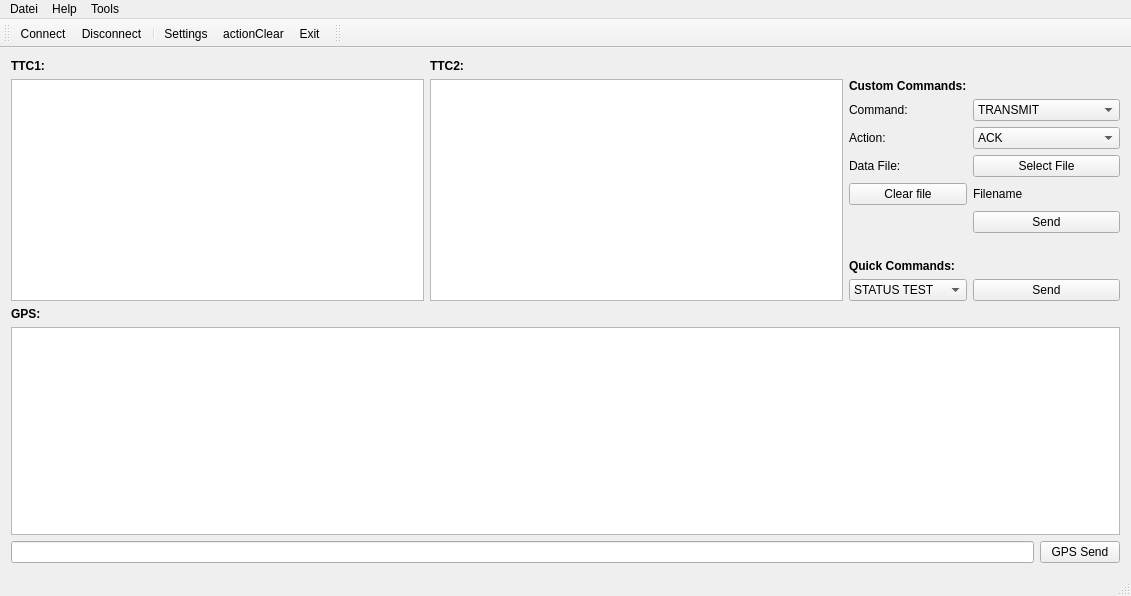
<?xml version="1.0" encoding="UTF-8"?>
<ui version="4.0">
 <class>MainWindow</class>
 <widget class="QMainWindow" name="MainWindow">
  <property name="geometry">
   <rect>
    <x>0</x>
    <y>0</y>
    <width>1131</width>
    <height>596</height>
   </rect>
  </property>
  <property name="windowTitle">
   <string>StacieEmu</string>
  </property>
  <widget class="QWidget" name="centralWidget">
   <layout class="QVBoxLayout" name="verticalLayout_2">
    <item>
     <layout class="QGridLayout" name="gridLayout_3">
      <item row="0" column="0">
       <widget class="QLabel" name="label_4">
        <property name="font">
         <font>
          <weight>75</weight>
          <bold>true</bold>
         </font>
        </property>
        <property name="text">
         <string>TTC1:</string>
        </property>
       </widget>
      </item>
      <item row="0" column="1">
       <widget class="QLabel" name="label_5">
        <property name="font">
         <font>
          <weight>75</weight>
          <bold>true</bold>
         </font>
        </property>
        <property name="text">
         <string>TTC2:</string>
        </property>
       </widget>
      </item>
      <item row="1" column="1">
       <widget class="Console" name="ttc2Console"/>
      </item>
      <item row="1" column="0">
       <widget class="Console" name="ttc1Console"/>
      </item>
      <item row="1" column="2">
       <layout class="QGridLayout" name="gridLayout">
        <item row="3" column="0">
         <widget class="QLabel" name="label_6">
          <property name="text">
           <string>Data File:</string>
          </property>
         </widget>
        </item>
        <item row="1" column="0">
         <widget class="QLabel" name="label">
          <property name="text">
           <string>Command:</string>
          </property>
         </widget>
        </item>
        <item row="8" column="0">
         <widget class="QLabel" name="label_11">
          <property name="text">
           <string/>
          </property>
         </widget>
        </item>
        <item row="0" column="0">
         <widget class="QLabel" name="label_9">
          <property name="font">
           <font>
            <weight>75</weight>
            <bold>true</bold>
           </font>
          </property>
          <property name="text">
           <string>Custom Commands:</string>
          </property>
         </widget>
        </item>
        <item row="1" column="1">
         <widget class="QComboBox" name="cmdBox">
          <item>
           <property name="text">
            <string>TRANSMIT</string>
           </property>
          </item>
          <item>
           <property name="text">
            <string>RECEIVE</string>
           </property>
          </item>
          <item>
           <property name="text">
            <string>OPMODE</string>
           </property>
          </item>
          <item>
           <property name="text">
            <string>GETTELEMETRY</string>
           </property>
          </item>
          <item>
           <property name="text">
            <string>GETSTATUS (debug)</string>
           </property>
          </item>
         </widget>
        </item>
        <item row="9" column="1">
         <widget class="QLabel" name="label_12">
          <property name="text">
           <string/>
          </property>
         </widget>
        </item>
        <item row="3" column="1">
         <widget class="QPushButton" name="cFileBtn">
          <property name="text">
           <string>Select File</string>
          </property>
         </widget>
        </item>
        <item row="11" column="1">
         <widget class="QPushButton" name="quickButton">
          <property name="text">
           <string>Send</string>
          </property>
         </widget>
        </item>
        <item row="8" column="1">
         <widget class="QPushButton" name="cSend">
          <property name="text">
           <string>Send</string>
          </property>
         </widget>
        </item>
        <item row="5" column="1">
         <widget class="QLabel" name="cFileLbl">
          <property name="text">
           <string>Filename</string>
          </property>
         </widget>
        </item>
        <item row="2" column="1">
         <widget class="QComboBox" name="actionBox">
          <item>
           <property name="text">
            <string>ACK</string>
           </property>
          </item>
          <item>
           <property name="text">
            <string>EXEC</string>
           </property>
          </item>
          <item>
           <property name="text">
            <string>NACK</string>
           </property>
          </item>
         </widget>
        </item>
        <item row="2" column="0">
         <widget class="QLabel" name="label_2">
          <property name="text">
           <string>Action:</string>
          </property>
         </widget>
        </item>
        <item row="10" column="0">
         <widget class="QLabel" name="label_8">
          <property name="font">
           <font>
            <weight>75</weight>
            <bold>true</bold>
           </font>
          </property>
          <property name="text">
           <string>Quick Commands:</string>
          </property>
         </widget>
        </item>
        <item row="11" column="0">
         <widget class="QComboBox" name="quickBox">
          <item>
           <property name="text">
            <string>STATUS TEST</string>
           </property>
          </item>
         </widget>
        </item>
        <item row="5" column="0">
         <widget class="QPushButton" name="clearFileBtn">
          <property name="text">
           <string>Clear file</string>
          </property>
         </widget>
        </item>
       </layout>
      </item>
     </layout>
    </item>
    <item>
     <layout class="QVBoxLayout" name="verticalLayout">
      <item>
       <widget class="QLabel" name="label_3">
        <property name="maximumSize">
         <size>
          <width>50</width>
          <height>16777215</height>
         </size>
        </property>
        <property name="font">
         <font>
          <weight>75</weight>
          <bold>true</bold>
         </font>
        </property>
        <property name="text">
         <string>GPS:</string>
        </property>
       </widget>
      </item>
      <item>
       <widget class="Console" name="gpsConsole"/>
      </item>
     </layout>
    </item>
    <item>
     <layout class="QHBoxLayout" name="horizontalLayout">
      <item>
       <widget class="QLineEdit" name="gpsInputText"/>
      </item>
      <item>
       <widget class="QPushButton" name="gpsSendButton">
        <property name="text">
         <string>GPS Send</string>
        </property>
       </widget>
      </item>
     </layout>
    </item>
   </layout>
  </widget>
  <widget class="QMenuBar" name="menuBar">
   <property name="geometry">
    <rect>
     <x>0</x>
     <y>0</y>
     <width>1131</width>
     <height>25</height>
    </rect>
   </property>
   <widget class="QMenu" name="menuDatei">
    <property name="title">
     <string>Datei</string>
    </property>
    <addaction name="actionSave_GPS"/>
    <addaction name="actionSave_TTC1"/>
    <addaction name="actionSave_TTC2"/>
    <addaction name="actionBeenden"/>
   </widget>
   <widget class="QMenu" name="menuHelp">
    <property name="title">
     <string>Help</string>
    </property>
    <addaction name="actionAbout"/>
   </widget>
   <widget class="QMenu" name="menuTools">
    <property name="title">
     <string>Tools</string>
    </property>
    <addaction name="actionClear_TTC1"/>
    <addaction name="actionClear_TTC2"/>
    <addaction name="actionClear_GPS"/>
   </widget>
   <addaction name="menuDatei"/>
   <addaction name="menuHelp"/>
   <addaction name="menuTools"/>
  </widget>
  <widget class="QToolBar" name="mainToolBar">
   <attribute name="toolBarArea">
    <enum>TopToolBarArea</enum>
   </attribute>
   <attribute name="toolBarBreak">
    <bool>false</bool>
   </attribute>
   <addaction name="actionConnect"/>
   <addaction name="actionDisconnect"/>
   <addaction name="separator"/>
   <addaction name="actionSettings"/>
   <addaction name="actionClear"/>
   <addaction name="actionExit"/>
  </widget>
  <widget class="QStatusBar" name="statusBar"/>
  <widget class="QToolBar" name="toolBar">
   <property name="windowTitle">
    <string>toolBar</string>
   </property>
   <attribute name="toolBarArea">
    <enum>TopToolBarArea</enum>
   </attribute>
   <attribute name="toolBarBreak">
    <bool>false</bool>
   </attribute>
  </widget>
  <action name="actionConnect">
   <property name="icon">
    <iconset resource="stacieemu.qrc">
     <normaloff>:/images/connect.png</normaloff>:/images/connect.png</iconset>
   </property>
   <property name="text">
    <string>C&amp;onnect</string>
   </property>
   <property name="toolTip">
    <string>Connect to the serial ports</string>
   </property>
   <property name="shortcut">
    <string>Ctrl+C</string>
   </property>
  </action>
  <action name="actionDisconnect">
   <property name="icon">
    <iconset resource="stacieemu.qrc">
     <normaloff>:/images/disconnect.png</normaloff>:/images/disconnect.png</iconset>
   </property>
   <property name="text">
    <string>&amp;Disconnect</string>
   </property>
   <property name="toolTip">
    <string>Disconnect from serial ports</string>
   </property>
   <property name="shortcut">
    <string>Ctrl+D</string>
   </property>
  </action>
  <action name="actionBeenden">
   <property name="text">
    <string>Beenden</string>
   </property>
  </action>
  <action name="actionAbout">
   <property name="text">
    <string>About</string>
   </property>
  </action>
  <action name="actionSettings">
   <property name="icon">
    <iconset resource="stacieemu.qrc">
     <normaloff>:/images/settings.png</normaloff>:/images/settings.png</iconset>
   </property>
   <property name="text">
    <string>&amp;Settings</string>
   </property>
   <property name="toolTip">
    <string>Settings</string>
   </property>
  </action>
  <action name="actionExit">
   <property name="icon">
    <iconset resource="stacieemu.qrc">
     <normaloff>:/images/application-exit.png</normaloff>:/images/application-exit.png</iconset>
   </property>
   <property name="text">
    <string>&amp;Exit</string>
   </property>
   <property name="toolTip">
    <string>Exit</string>
   </property>
  </action>
  <action name="actionClear">
   <property name="icon">
    <iconset resource="stacieemu.qrc">
     <normaloff>:/images/clear.png</normaloff>:/images/clear.png</iconset>
   </property>
   <property name="text">
    <string>actionClear</string>
   </property>
  </action>
  <action name="actionClear_TTC1">
   <property name="text">
    <string>Clear TTC1</string>
   </property>
  </action>
  <action name="actionClear_TTC2">
   <property name="text">
    <string>Clear TTC2</string>
   </property>
  </action>
  <action name="actionClear_GPS">
   <property name="text">
    <string>Clear GPS</string>
   </property>
  </action>
  <action name="actionSave_TTC1">
   <property name="text">
    <string>save TTC1</string>
   </property>
  </action>
  <action name="actionSave_TTC2">
   <property name="text">
    <string>save TTC2</string>
   </property>
  </action>
  <action name="actionSave_GPS">
   <property name="text">
    <string>save GPS</string>
   </property>
  </action>
 </widget>
 <layoutdefault spacing="6" margin="11"/>
 <customwidgets>
  <customwidget>
   <class>Console</class>
   <extends>QPlainTextEdit</extends>
   <header>console.h</header>
  </customwidget>
 </customwidgets>
 <resources>
  <include location="stacieemu.qrc"/>
 </resources>
 <connections>
  <connection>
   <sender>actionBeenden</sender>
   <signal>triggered()</signal>
   <receiver>MainWindow</receiver>
   <slot>close()</slot>
   <hints>
    <hint type="sourcelabel">
     <x>-1</x>
     <y>-1</y>
    </hint>
    <hint type="destinationlabel">
     <x>199</x>
     <y>149</y>
    </hint>
   </hints>
  </connection>
  <connection>
   <sender>actionExit</sender>
   <signal>triggered()</signal>
   <receiver>MainWindow</receiver>
   <slot>close()</slot>
   <hints>
    <hint type="sourcelabel">
     <x>-1</x>
     <y>-1</y>
    </hint>
    <hint type="destinationlabel">
     <x>199</x>
     <y>149</y>
    </hint>
   </hints>
  </connection>
 </connections>
 <slots>
  <slot>about()</slot>
 </slots>
</ui>
